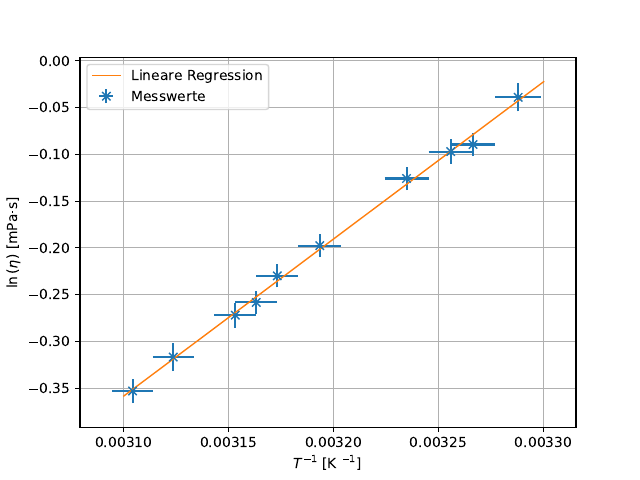

The script that saved this image:
import matplotlib.pyplot as plt
import numpy as np
from uncertainties import ufloat
import uncertainties.unumpy as unp


# Messdaten
m_kl = 4.4531 # in g (gegeben)
m_gr = 4.9528 # in g (gegeben)

d_kl = ufloat(15.57,0.01) * 10**-1 # in cm (gemessen)
d_gr = ufloat(15.76,0.01) * 10**-1 # in cm (gemessen)
print (f"Durchmesser kl. Kugel: {d_kl} (in cm)")
print (f"Durchmesser gr. Kugel: {d_gr} (in cm)")
# r_kl = (15.57/2) * 10**(-1) # in cm (gemessen) +- 0,01mm
# r_gr = (15.76/2) * 10**(-1)# in cm (gemessen) +- 0.01mm
# print (f"Radius der kl. Kugel: {round(r_kl, 4)} und Durchmesser der kl. Kugel: {round(r_kl *2, 3)} (in cm)")
# print (f"Radius der gr. Kugel: {r_gr} und Durchmesser der gr. Kugel: {r_gr *2} (in cm)")

# Dichte \rho = m/V 
V_kl = (4/3) * np.pi * (d_kl/2)**3
V_gr = (4/3) * np.pi * (d_gr/2)**3
dichte_kl = m_kl/(V_kl)
dichte_gr = m_gr/(V_gr)
print (f"Volumen der kl. Kugel: {V_kl} (in cm^3)")
print (f"Volumen der gr. Kugel: {V_gr} (in cm^3)")
print (f"Dichte der kl. Kugel: {dichte_kl} (in g/cm^3)")
print (f"Dichte der gr. Kugel: {dichte_gr} (in g/cm^3)")

# Fallzeit kl. Kugel
t_kl_r0, t_kl_h0 = np.genfromtxt("kl_Kugel.txt", unpack=True)
t_gr_h0, t_gr_r0 = np.genfromtxt ("gr_Kugel.txt", unpack=True)
t_kl_r_mean = np.mean(t_kl_r0)
t_kl_h_mean = np.mean(t_kl_h0)
t_gr_r_mean = np.mean(t_gr_r0)
t_gr_h_mean = np.mean(t_gr_h0)
t_kl_r_std = np.std(t_kl_r0)
t_kl_h_std = np.std(t_kl_h0)
t_gr_r_std = np.std(t_gr_r0)
t_gr_h_std = np.std(t_gr_h0)

t_kl_r = ufloat(t_kl_r_mean, t_kl_r_std)
t_kl_h = ufloat(t_kl_h_mean, t_kl_h_std)
t_gr_r = ufloat(t_gr_r_mean, t_gr_r_std)
t_gr_h = ufloat(t_gr_h_mean, t_gr_h_std)

print (f"Gemittelte Fallzeit (hoch) kl: {t_kl_h}, gr: {t_gr_h}")
print (f"Gemittelte Fallzeit (runter) kl: {t_kl_r}, gr: {t_gr_r}")

# Apparaturkonstanten
K_kl = 0.07640 # in m*Pa*cm^3/g (gegeben)
dichte_wasser = 0.998207 # in g/cm^3 (Internet)
eta_h = K_kl * (dichte_kl-dichte_wasser) * t_kl_h
eta_r =K_kl * (dichte_kl-dichte_wasser) * t_kl_r

K_gr_h = eta_h/((dichte_gr-dichte_wasser) * t_gr_h)
K_gr_r = eta_r/((dichte_gr-dichte_wasser) * t_gr_r)

print(f"Viskosität hoch: {eta_h} (in mPa*s)")
print (f"Viskosität runter: {eta_r} (in mPa*s)")
print (f"Apparaturkonstante K_gr_h: {K_gr_h} (in mPa*cm^3/g)")
print (f"Apparaturkonstante K_gr_r: {K_gr_r} (in mPa*cm^3/g)")

# Reynoldsche Zahl
Re_kl_h = 100*(dichte_wasser * (10/ t_kl_h) * d_gr) / eta_h
Re_kl_r = 100*(dichte_wasser * (10/ t_kl_r) * d_gr) / eta_r
Re_gr_h = 100*(dichte_wasser * (5/ t_gr_h) * d_gr) / eta_h
Re_gr_r = 100*(dichte_wasser * (5/ t_gr_r) * d_gr) / eta_r

print (f"Reynoldsche Zahl Re_kl_h: {Re_kl_h}")
print (f"Reynoldsche Zahl Re_kl_r: {Re_kl_r}")
print (f"Reynoldsche Zahl Re_gr_h: {Re_gr_h}")
print (f"Reynoldsche Zahl Re_gr_r: {Re_gr_r}")

# Temperaturabhängigkeit
temp, t_h1, t_r1, t_h2, t_r2, dichte = np.genfromtxt("temp.txt", unpack=True)
temp = unp.uarray(temp+273.15,1)
dichte_gr = np.ones((1,10))* dichte_gr

t_ges = np.matrix((t_h1 , t_r1, t_h1, t_r1))
print (f"t_ges: {t_ges}")
t_ges_st = np.std (t_ges, axis=0)
t_ges_mean = np.mean (t_ges, axis=0)

t_ges = unp.uarray(t_ges_mean, t_ges_st)
# Viskosität abhängig Temp.
dichten = (dichte_gr -dichte).reshape (10,1)

eta_T = K_gr_h * (dichten) * t_ges

eta_temp = np.diagonal(eta_T)

print (f"eta_T {eta_temp}")

# Plots
x_err = 1/temp
y_err = unp.log(eta_temp)
x = 1/unp.nominal_values(temp)
y = np.log(unp.nominal_values(eta_temp))

print (f"temp: {temp}")
print (f"y: {y}")
params, covariance_matrix = np.polyfit(x, y, deg=1, cov=True)
#params, covariance_matrix = np.polyfit(x, y, deg=1, cov=True)
errors = np.sqrt(np.diag(covariance_matrix))

for name, value, error in zip ('ab', params, errors):
    print(f"{name} = {value:.3f} ± {error:.3f}")

x_plot = np.linspace(31e-4,33e-4,10000)
# fig, ax = plt.subplots(1,1, layout="constrained")

#plt.plot (x, y, "x", label = "Messwerte")
plt.errorbar(x,y, xerr=unp.std_devs(x_err), yerr=unp.std_devs(y_err), fmt="x", label = "Messwerte")
plt.plot(
    x_plot,
    params[0] * x_plot + params[1],
    label ="Lineare Regression",
    linewidth=1,
)
plt.grid()
plt.xlabel(r'$T^{-1}$ [1/K]')
plt.ylabel(r"$\ln{ \left ( \eta \right )}$ [mPa$\cdot$s]")
plt.legend(loc = "best")
plt.margins(0.075)
plt.savefig("plot.pdf")

a = ufloat(1680.367, 30.445)
b = ufloat (-5.567, 0.097)
print (f"B = {a}")
print (f"A = {unp.exp(b)}")
# t_ges_st = np.std (t_ges, )
# t_h0 = np.matrix((t_h1, t_h2))
# t_h_st = np.std(t_h0, axis=0)
# t_h_m = np.mean(t_h0, axis = 0)

# t_r0 = np.matrix ((t_r1, t_r2))
# t_r_st = np.std(t_r0, axis = 0)
# t_r_m = np.mean(t_r0, axis = 0)
# # print (f"std hoch : {t_h_st}")
# # print (f"std runter: {t_r_st}")
# t_h = unp.uarray(t_h_m, t_h_st)
# t_r = unp.uarray(t_r_m, t_r_st)
# # print (f"mean hoch : {t_h_m}")
# # print (f"mean runter: {t_r_m}")

# print (f"t hoch : {t_h}")
# print (f"t runter: {t_r}")
# dichte_gr = np.ones((1,10))* dichte_gr
# print (f"dichte: {dichte_gr}")
# eta_hT = np.zeros(10)
# eta_rT = np.zeros(10)
# print(f"dichte_gr: {dichte_gr}")
# print(f"dichte: {dichte}")
# print (f"t_h: {t_h}")
# for x in range(10):
#    print(f"x: {x}")
#    print(dichte_gr)
#    print(K_gr_h)
#    print(K_gr_r)
#    print(eta_hT[x])
#    print(dichte[x])
#    print (f"t_h:{t_h[0,x]}")
#    eta_hT[x] = K_gr_h * (dichte_gr - dichte[x]) * t_h[0,x]
#    eta_rT[x] = K_gr_r * (dichte_gr - dichte[x]) * t_r[0,x]

# x = dichte_gr - dichte
# print (f"x: {x}")
# y= t_h * (x)
# print (y)
# eta_hT = K_gr_h * t_h * (x)
# eta_rT = K_gr_r * t_r * (x)



# x = np.linspace(0, 10, 1000)
# y = x ** np.sin(x)

# fig, (ax1, ax2) = plt.subplots(1, 2, layout="constrained")
# ax1.plot(x, y, label="Kurve")
# ax1.set_xlabel(r"$\alpha \mathbin{/} \unit{\ohm}$")
# ax1.set_ylabel(r"$y \mathbin{/} \unit{\micro\joule}$")
# ax1.legend(loc="best")

# ax2.plot(x, y, label="Kurve")
# ax2.set_xlabel(r"$\alpha \mathbin{/} \unit{\ohm}$")
# ax2.set_ylabel(r"$y \mathbin{/} \unit{\micro\joule}$")
# ax2.legend(loc="best")

# fig.savefig("build/plot.pdf")